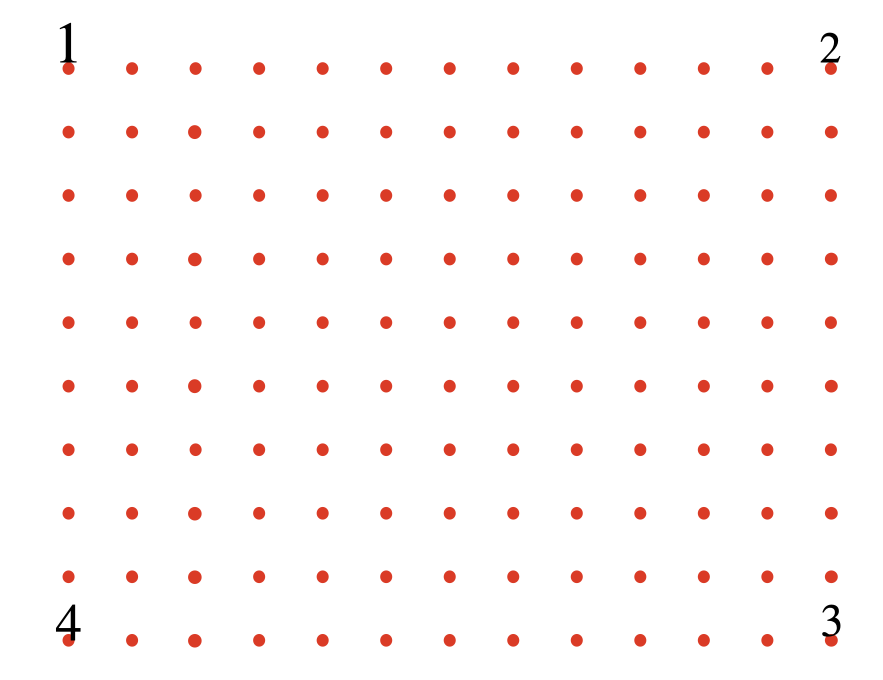
#> input picture dot_sequence.png, 1766 x 1360 px (shown at 1/2 size)
$ python -i pixel2Real.py   (imports and definitions only)
#> lines starting #> are read from the running program, lines starting #| are printed output that depends on the picture; after the words box and inside, x2 and y2 are one past the last pixel; in counts of white or black regions, pixels touching at a corner belong together
#> further down, picture is the input picture: shape (1360, 1766, 3); mean B, G, R 249, 249.5, 253.7
import cv2
import numpy as np

init = True

# [19 lines left out: functions resize_image, warp_image_using_four_points, not called in this run]

def find_red_dots_centers(img):
    hsv = cv2.cvtColor(img, cv2.COLOR_BGR2HSV)
#> hsv: shape (1360, 1766, 3); mean H, S, V 0.1, 5.5, 253.7

    lower_red_1 = np.array([0, 70, 50])
    upper_red_1 = np.array([10, 255, 255])
    lower_red_2 = np.array([170, 70, 50])
    upper_red_2 = np.array([180, 255, 255])

    mask1 = cv2.inRange(hsv, lower_red_1, upper_red_1)
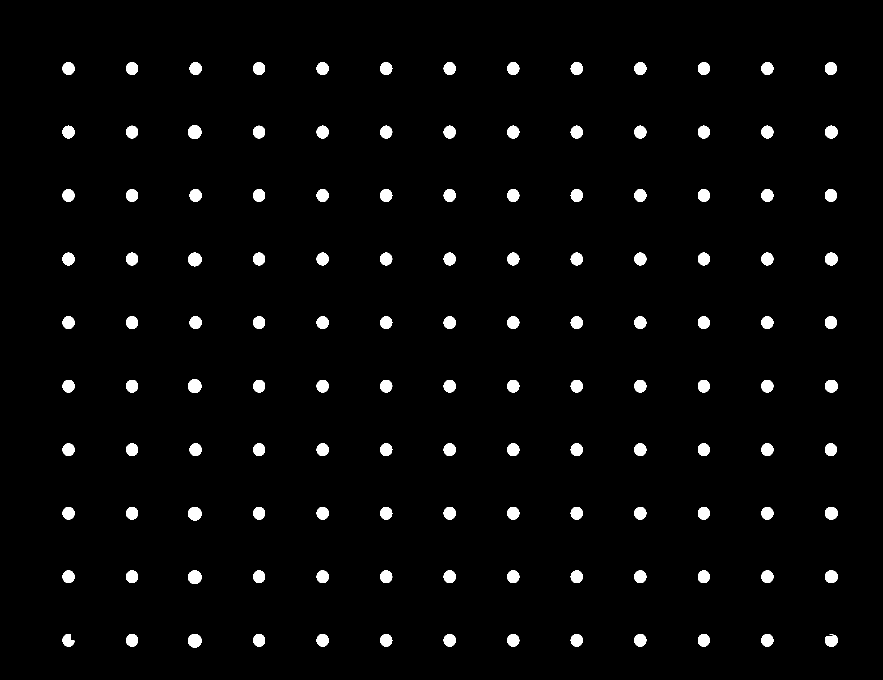
#> mask1: shape (1360, 1766) (shown at 1/2 size); 2.7% white; 131 white regions (1 under 20 px)
    mask2 = cv2.inRange(hsv, lower_red_2, upper_red_2)
#> mask2: shape (1360, 1766); every value is 0
    mask = cv2.bitwise_or(mask1, mask2)

    contours, _ = cv2.findContours(mask, cv2.RETR_EXTERNAL, cv2.CHAIN_APPROX_SIMPLE)
#> contours = 131 contours, 1 with area under 20; largest, box (x1, y1, x2, y2) and area: (376, 758, 403, 786) 557, (376, 250, 403, 278) 553, (376, 505, 403, 533) 548, (376, 1268, 403, 1295) 547, (376, 1141, 403, 1168) 546

    centers = []
    for contour in contours:
        M = cv2.moments(contour)
        if M["m00"] != 0:
            cx = int(M["m10"] / M["m00"])
            cy = int(M["m01"] / M["m00"])
            centers.append((cx, cy))
#> this loop made 131 passes
#> (cx, cy) on passes 1 to 12: (1662, 1281), (1661, 1268), (1534, 1280), (1407, 1280), (1280, 1280), (1153, 1280), (1026, 1280), (898, 1280), (771, 1280), (644, 1280), (517, 1280), (389, 1281)
#> cx on pass 100: 771
#> after the loop, centers = 131 pairs, first value 135 to 1662, second value 136 to 1281

    return centers

# [63 lines left out: functions find_blue_dots_centers, is_near_center, click_event, not called in this run]

# Read Image Here
# [1 line not run here, left out]

# Scaling Percentage
scale_percent = 100

# [1 line that did not run here, left out]

# [1 line not run here, left out]
points = []
# [1 line not run here, left out]

red_dot_centers = []
# [4 lines not run here, left out]

>>> import cv2
>>> picture = cv2.imread('dot_sequence.png')
>>> result = find_red_dots_centers(picture)
#> result has the same summary as centers in find_red_dots_centers
